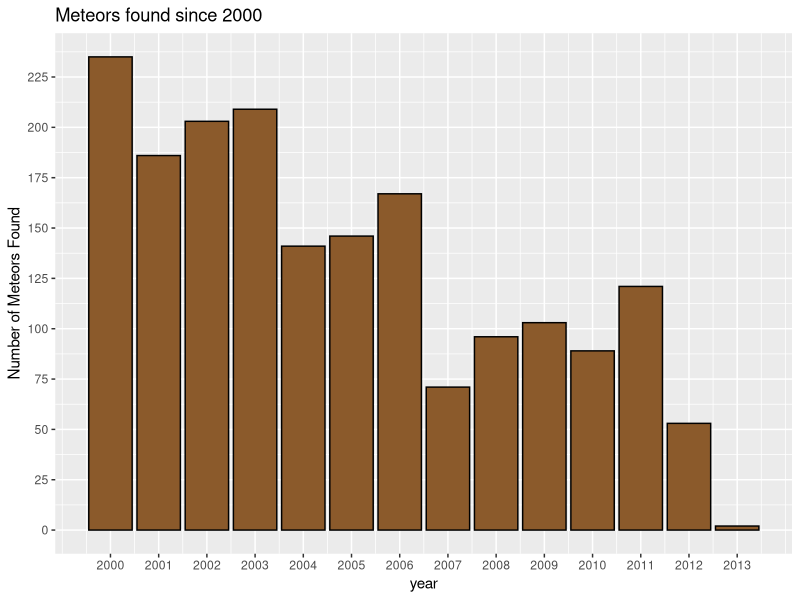
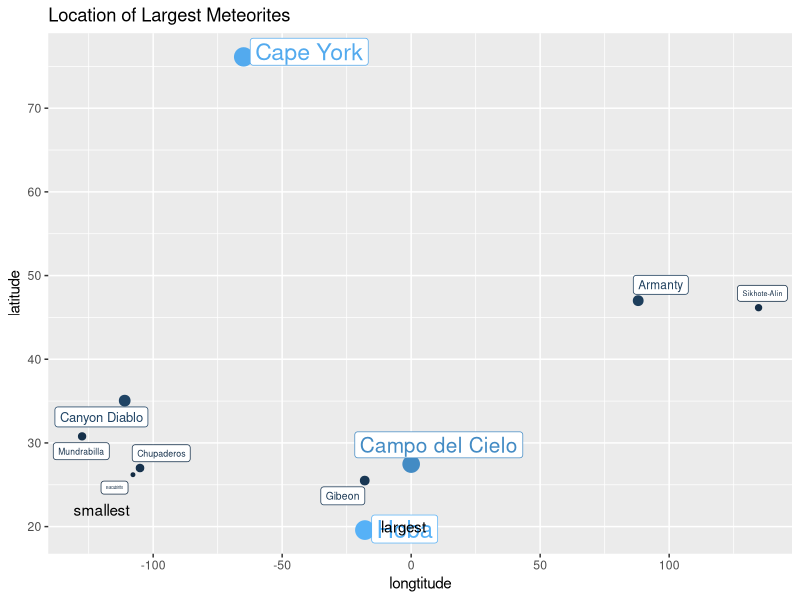

Source code (R) for these figures, in order:
## ---- chunk 1
library(tidyverse)
library(here)
library(scales)
library(ggrepel)
## ---- chunk 2
here::here()
meteorite_final <- read_csv(here("clean_data/meteorite_final.csv"))
## ---- chunk 3
meteorite_final %>%
  arrange(desc(mass)) %>%
  select(name, year, mass) %>%
  slice(1:10)
## ---- chunk 4
meteorite_final %>%
  group_by(fall) %>%
  summarise(average_mass = round(mean(mass, na.rm = TRUE)))
  
  
## ---- chunk 5
meteorite_final %>%
  filter(year >= 2000) %>% 
    group_by(year) %>%
    summarise(meteors_found = n())
## ---- chunk 6
meteorite_final %>%
  filter(year >= 2000) %>% 
    group_by(year) %>%
    summarise(meteors_found = n()) %>% 
  ggplot() +
  aes(x = year, y = meteors_found) +
  geom_col(fill = "tan4", colour = "black") +
  labs(
    y = "Number of Meteors Found",
    title = "Meteors found since 2000"
  ) +
  scale_x_continuous(
  breaks = seq(2000,2013, by = 1)) + 
 scale_y_continuous(
    breaks = seq(0,250, by = 25))

  
## ---- chunk 7
meteorite_final %>%
  arrange(desc(mass)) %>%
  select(name, year, mass, latitude, longtitude) %>%
  slice(1:10) %>% 
  ggplot() +
    aes(x = longtitude, y = latitude, size = mass) +
  labs(
    title = "Location of Largest Meteorites"
  ) +
  aes(x = longtitude, y = latitude, colour = mass) +
  geom_point() +
  ggrepel::geom_label_repel(aes(label = name)) +
  theme(legend.position="none") +
 scale_y_continuous(
    breaks = seq(0,90, by = 10)) +
  annotate("text", x=-3, y=20, label="largest") +
  annotate("text", x=-120, y=22, label="smallest")
  

